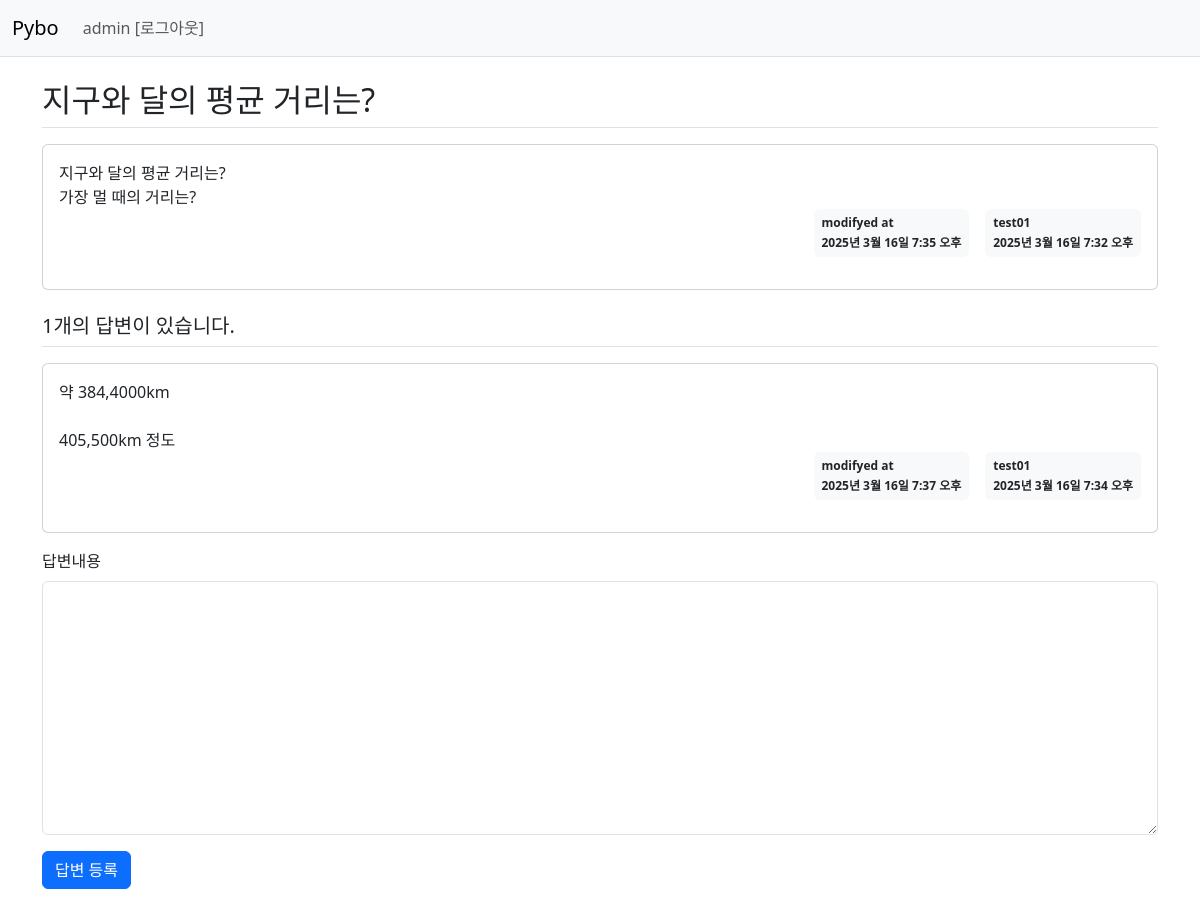
/pybo/309/ (signed in), run on the app's committed database.
### pybo/models.py (models this page shows, shortened)
class Question(models.Model):
    author = models.ForeignKey(User, on_delete=models.CASCADE)
    subject = models.CharField(max_length=200)
    content = models.TextField()
    create_date = models.DateTimeField()
    modify_date = models.DateTimeField(null=True, blank=True)

class Answer(models.Model):
    author = models.ForeignKey(User, on_delete=models.CASCADE)
    question = models.ForeignKey(Question, on_delete=models.CASCADE)
    content = models.TextField()
    create_date = models.DateTimeField()
    modify_date = models.DateTimeField(null=True, blank=True)

### pybo/views.py (the view)
# urls.py: path('<int:question_id>/', views.detail, name='detail'),
def detail(request, question_id):
    question = get_object_or_404(Question, pk=question_id)
    context = {'question': question}
    return render(request, 'pybo/question_detail.html', context)

### templates/pybo/question_detail.html (shortened to what this page needs)
{% extends 'base.html' %}
{% block content %}
<div class="container my-3">
    <h2 class="border-bottom py-2">{{ question.subject }}</h2>
    <div class="card my-3">
        <div class="card-body">
            <div class="card-text" style="white-space: pre-line;">{{ question.content }}</div>
            <div class="d-flex justify-content-end">
                {% if question.modify_date %}
                <div class="badge bg-light text-dark p-2 text-start mx-3">
                    <div class="mb-2">modifyed at</div>
                    <div>{{ question.modify_date }}</div>
                </div>
                {% endif %}
                <div class="badge bg-light text-dark p-2 text-start">
                    <div class="mb-2">{{ question.author.username }}</div>
                    <div>{{ question.create_date }}</div>
                </div>
            </div>
        </div>
    </div>
    <h5 class="border-bottom my-3 py-2">{{question.answer_set.count}}개의 답변이 있습니다.</h5>
    {% for answer in question.answer_set.all %}
    <div class="card my-3">
        <div class="card-body">
            <div class="card-text" style="white-space: pre-line;">{{ answer.content }}</div>
            <div class="d-flex justify-content-end">
                {% if question.modify_date %}
                <div class="badge bg-light text-dark p-2 text-start mx-3">
                    <div class="mb-2">modifyed at</div>
                    <div>{{ answer.modify_date }}</div>
                </div>
                {% endif %}
                <div class="badge bg-light text-dark p-2 text-start">
                    <div class="mb-2">{{ question.author.username }}</div>
                    <div>{{ answer.create_date }}</div>
                </div>
            </div>
        </div>
    </div>
    {% endfor %}
    <form action="{% url 'pybo:answer_create' question.id %}" method="post" class="my-3">
        <div class="mb-3">
            <label for="content" class="form-label">답변내용</label>
            <textarea {% if not user.is_authenticated %}disabled{% endif %}
                    name="content" id="content" class="form-control" rows="10"></textarea>
        </div>
        <button type="submit" class="btn btn-primary">답변 등록</button>
    </form>
</div>
{% endblock %}

### templates/navbar.html (shortened to what this page needs)
<nav class="navbar navbar-expand-lg navbar-light bg-light border-bottom">
    <div class="container-fluid">
        <a class="navbar-brand" href="{% url 'pybo:index' %}">Pybo</a>
        <div class="collapse navbar-collapse" id="navbarSupportedContent">
            <ul class="navbar-nav me-auto mb-2 mb-lg-0">
                <li class="nav-item">
                    {% if user.is_authenticated %}
                    <a class="nav-link" href="{% url 'common:logout' %}">{{ user.username }} [로그아웃]</a>
                    {% else %}
                    <a class="nav-link" href="{% url 'common:login' %}">로그인</a>
                    {% endif %}
                </li>
            </ul>
        </div>
    </div>
</nav>

### data on the page
Question: subject "지구와 달의 평균 거리는?", content "지구와 달의 평균 거리는? 가장 멀 때의 거리는?", modify_date "2025년 3월 16일 7:35 오후", author.username "test01", create_date "2025년 3월 16일 7:32 오후", answer_set.count "1"
Answer: content "약 384,4000km 405,500km 정도", modify_date "2025년 3월 16일 7:37 오후", create_date "2025년 3월 16일 7:34 오후"

### other printed values
{{ user.username }} "admin"
